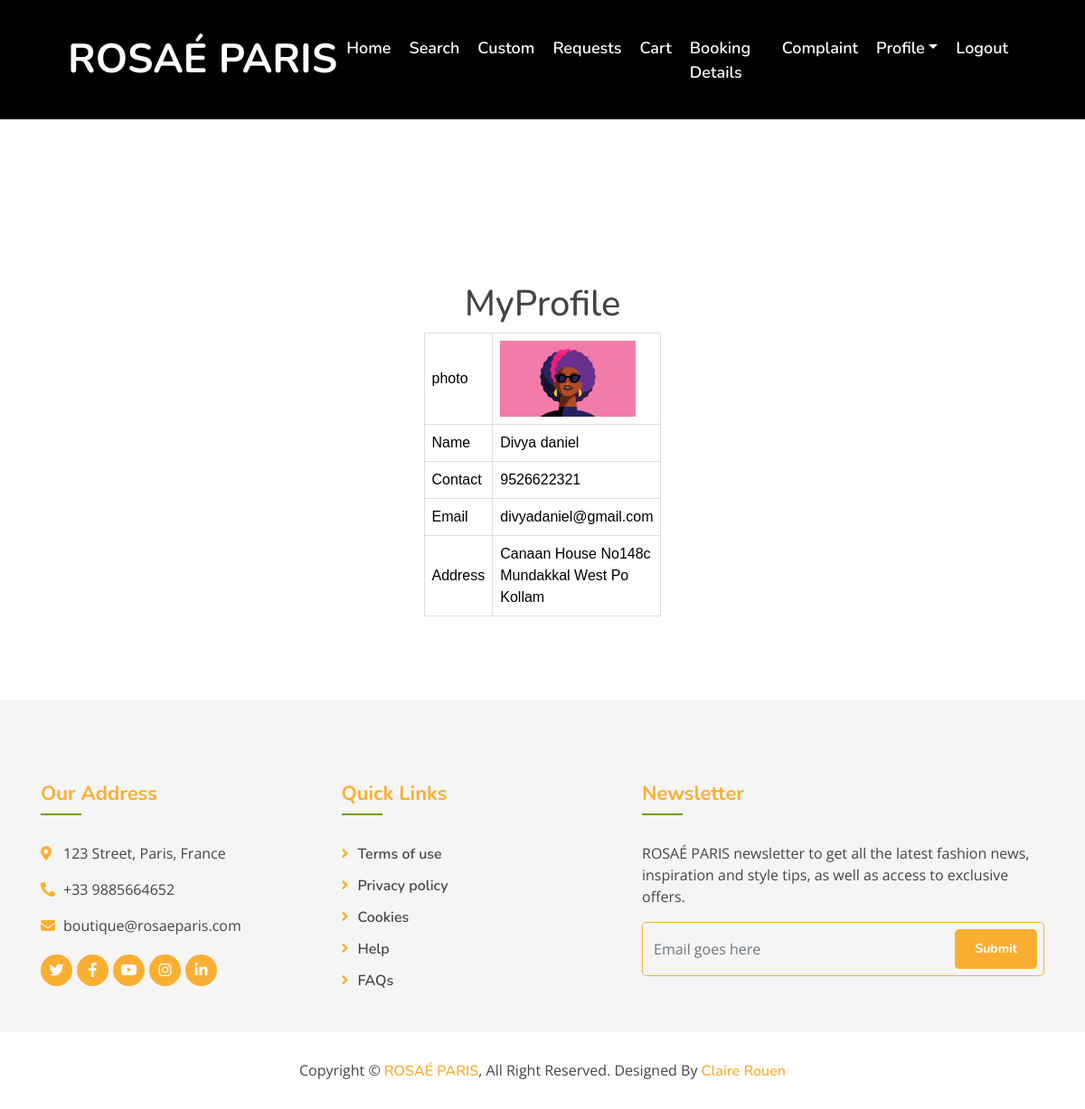
The page /Project/User/MyProfile.php (signed in) on the database its author committed.
### tables this page shows
CREATE TABLE `tbl_user` (
  `user_id` int(11) NOT NULL,
  `user_name` varchar(100) NOT NULL,
  `user_contact` varchar(100) NOT NULL,
  `user_email` varchar(100) NOT NULL,
  `user_address` varchar(100) NOT NULL,
  `user_password` varchar(100) NOT NULL,
  `user_photo` varchar(100) NOT NULL,
  `user_proof` varchar(100) NOT NULL,
  `place_id` int(11) NOT NULL,
  `user_gender` varchar(100) NOT NULL,
  `user_dob` int(11) NOT NULL
);

### Project/User/MyProfile.php (the view, shortened to what this page needs)
<?php
include("Head.php");
include("../Assets/Connection/Connection.php");
$selQry="select * from tbl_user where user_id='".$_SESSION["uid"]."'";
$result=$Conn->query($selQry);
if($row=$result->fetch_assoc())
{
?>
<!DOCTYPE html PUBLIC "-//W3C//DTD XHTML 1.0 Transitional//EN" "http://www.w3.org/TR/xhtml1/DTD/xhtml1-transitional.dtd">
<html xmlns="http://www.w3.org/1999/xhtml">
<head>
</head>
<body>
  <br><br><br><br><br>
  <div id="tab">
<form id="form1" name="form1" method="post" action="">
<h1 align="center">MyProfile</h1>
  <table align="center" width="200" border="1">
  <tr>
      <td>photo</td>
      <td><img src="../Assets/Files/Photo/<?php echo $row["user_photo"];?> " width="150">
    </tr>
    <tr>
      <td>Name</td>
      <td><?php echo $row["user_name"];?>
    </tr>
    <tr>
      <td>Contact</td>
      <td><?php echo $row["user_contact"];?>
    </tr>
    <tr>
      <td>Email</td>
      <td><?php echo $row["user_email"];?>
    </tr>
    <tr>
      <td>Address</td>
      <td><?php echo $row["user_address"];?>
    </tr>
  </table>
</form>
  </div>
</body>
</html>
<?php
}
include("Foot.php");
?>

### Project/Assets/Template/Main/css/style.css (style rules this page uses)
body { color: #757575; background: #ffffff; font-family: 'open sans', sans-serif; }
h1, h2, h3, h4, h5, h6 { color: #454545; font-family: 'Nunito', sans-serif; }

### Project/Assets/Template/form.css (style rules this page uses)
#tab { font-family: "Trebuchet MS", Arial, Helvetica, sans-serif; border-collapse: collapse; width: 100%; }
#tab td, #tab th { border: 1px solid #ddd; padding: 8px; color: black; }

### rows shown on the page
tbl_user: user_photo (picture), user_name "Divya daniel", user_contact "9526622321", user_email "divyadaniel@gmail.com", user_address "Canaan House No148c Mundakkal West Po Kollam"
